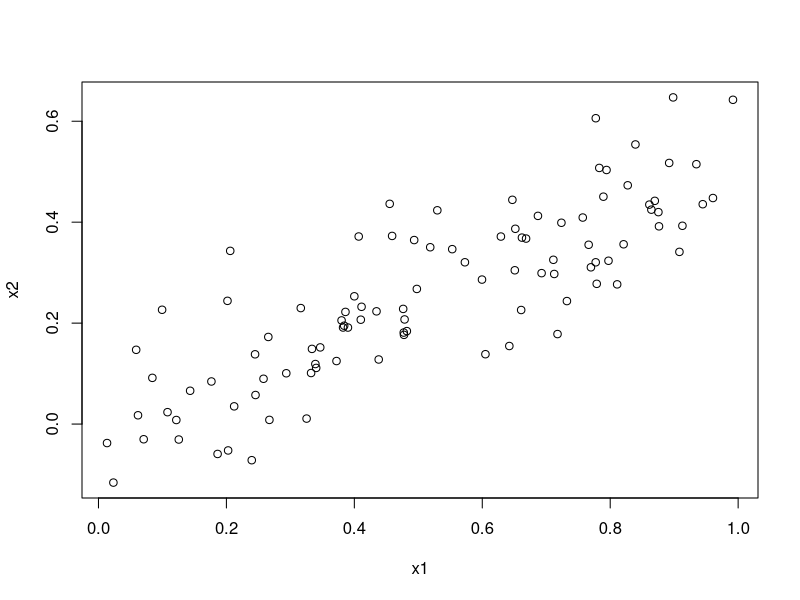
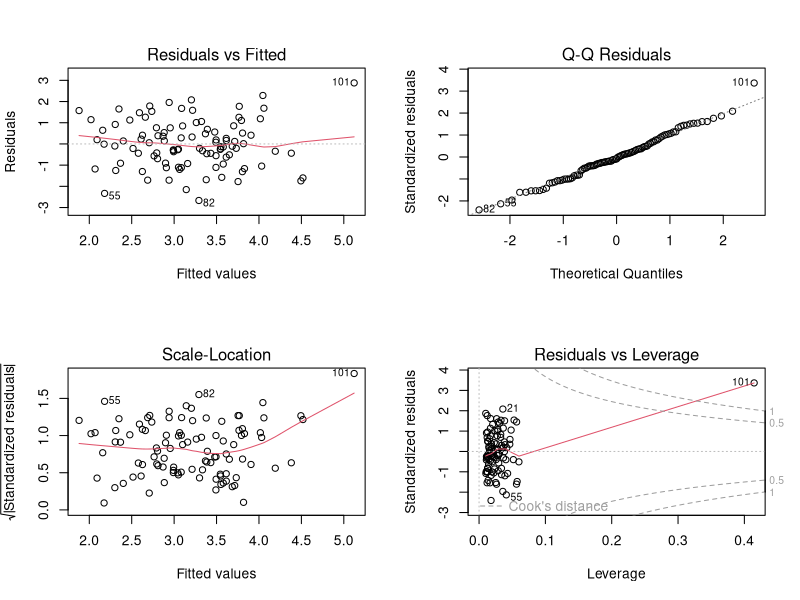
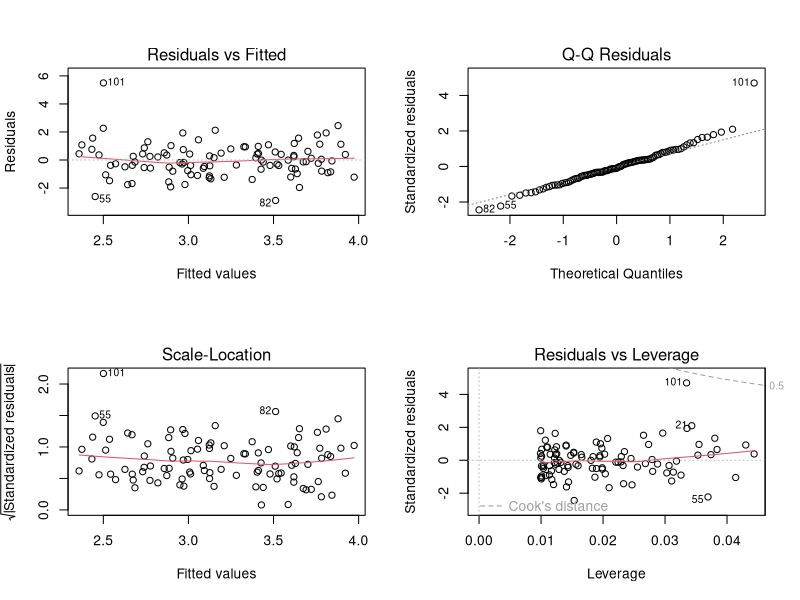
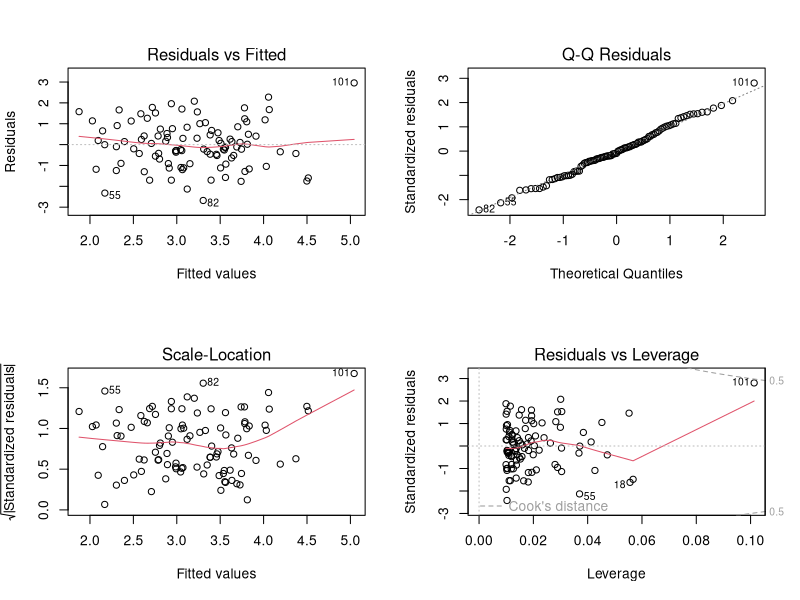

Source code (R) for these figures, in order:
## ---- chunk 1
set.seed(1)
x1 <- runif(100)
x2 <- 0.5*x1+rnorm(100)/10
y <- 2+2*x1+0.3*x2+rnorm(100)
## ---- chunk 2
cor(x1,x2)
plot(x1,x2)
## ---- chunk 3
lm.fit <- lm(y ~ x1+x2)
summary(lm.fit)
## ---- chunk 4
lm.fit1 <- lm(y ~ x1)
summary(lm.fit1)
## ---- chunk 5
lm.fit2 <- lm(y ~ x2)
summary(lm.fit2)
## ---- chunk 6
x1 <- c(x1,0.1)
x2 <- c(x2,0.8)
y <- c(y,8)
lm.fit <- lm(y ~ x1+x2)
summary(lm.fit)
par(mfrow=c(2,2))
plot(lm.fit)
lm.fit1 <- lm(y ~ x1)
summary(lm.fit1)
par(mfrow=c(2,2))
plot(lm.fit1)
lm.fit2 <- lm(y ~ x2)
summary(lm.fit2)
par(mfrow=c(2,2))
plot(lm.fit2)
